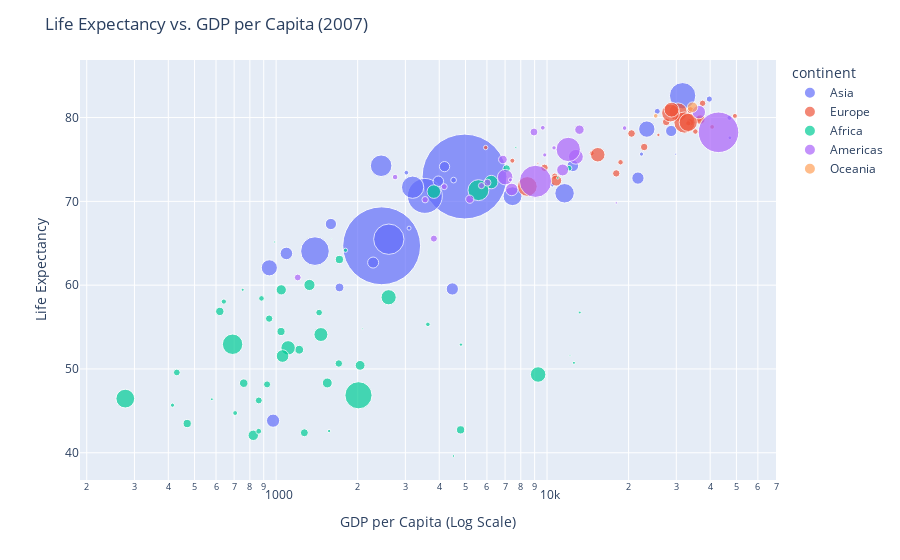

Source (notebook cell):
### Code cell
import plotly.express as px
import pandas as pd

# Plotly includes sample datasets, let's use one about world development
df = px.data.gapminder().query("year==2007")

# Create an interactive scatter plot with one line of code
fig = px.scatter(df, 
                 x="gdpPercap", 
                 y="lifeExp",
                 size="pop",        # Size of the bubble represents population
                 color="continent", # Color represents the continent
                 hover_name="country", # What to show on hover
                 log_x=True,        # Use a logarithmic scale for the x-axis
                 size_max=60)       # Set a max size for the largest bubbles

# Customize the layout
fig.update_layout(
    title="Life Expectancy vs. GDP per Capita (2007)",
    xaxis_title="GDP per Capita (Log Scale)",
    yaxis_title="Life Expectancy"
)

# Show the interactive plot
fig.show()

### Figure 1 — Plotly figure (JSON) as saved in the notebook; plotly's stock layout.template omitted (floating-point values rounded to 4 significant figures)
{"data": [{"hovertemplate": "<b>%{hovertext}</b><br><br>continent=Asia<br>gdpPercap=%{x}<br>lifeExp=%{y}<br>pop=%{marker.size}<extra></extra>", "hovertext": ["Afghanistan", "Bahrain", "Bangladesh", "Cambodia", "China", "Hong Kong, China", "India", "Indonesia", "Iran", "Iraq", "Israel", "Japan", "Jordan", "Korea, Dem. Rep.", "Korea, Rep.", "Kuwait", "Lebanon", "Malaysia", "Mongolia", "Myanmar", "Nepal", "Oman", "Pakistan", "Philippines", "Saudi Arabia", "Singapore", "Sri Lanka", "Syria", "Taiwan", "Thailand", "Vietnam", "West Bank and Gaza", "Yemen, Rep."], "legendgroup": "Asia", "marker": {"color": "#636efa", "size": [31889923, 708573, 150448339, 14131858, 1318683096, 6980412, 1110396331, 223547000, 69453570, 27499638, 6426679, 127467972, 6053193, 23301725, 49044790, 2505559, 3921278, 24821286, 2874127, 47761980, 28901790, 3204897, 169270617, 91077287, 27601038, 4553009, 20378239, 19314747, 23174294, 65068149, 85262356, 4018332, 22211743], "sizemode": "area", "sizeref": 366300.0, "symbol": "circle"}, "mode": "markers", "name": "Asia", "orientation": "v", "showlegend": true, "type": "scatter", "x": [974.6, 29800.0, 1391.0, 1714.0, 4959.0, 39720.0, 2452.0, 3541.0, 11610.0, 4471.0, 25520.0, 31660.0, 4519.0, 1593.0, 23350.0, 47310.0, 10460.0, 12450.0, 3096.0, 944.0, 1091.0, 22320.0, 2606.0, 3190.0, 21650.0, 47140.0, 3970.0, 4185.0, 28720.0, 7458.0, 2442.0, 3025.0, 2281.0], "xaxis": "x", "y": [43.83, 75.64, 64.06, 59.72, 72.96, 82.21, 64.7, 70.65, 70.96, 59.55, 80.75, 82.6, 72.53, 67.3, 78.62, 77.59, 71.99, 74.24, 66.8, 62.07, 63.78, 75.64, 65.48, 71.69, 72.78, 79.97, 72.4, 74.14, 78.4, 70.62, 74.25, 73.42, 62.7], "yaxis": "y"}, {"hovertemplate": "<b>%{hovertext}</b><br><br>continent=Europe<br>gdpPercap=%{x}<br>lifeExp=%{y}<br>pop=%{marker.size}<extra></extra>", "hovertext": ["Albania", "Austria", "Belgium", "Bosnia and Herzegovina", "Bulgaria", "Croatia", "Czech Republic", "Denmark", "Finland", "France", "Germany", "Greece", "Hungary", "Iceland", "Ireland", "Italy", "Montenegro", "Netherlands", "Norway", "Poland", "Portugal", "Romania", "Serbia", "Slovak Republic", "Slovenia", "Spain", "Sweden", "Switzerland", "Turkey", "United Kingdom"], "legendgroup": "Europe", "marker": {"color": "#EF553B", "size": [3600523, 8199783, 10392226, 4552198, 7322858, 4493312, 10228744, 5468120, 5238460, 61083916, 82400996, 10706290, 9956108, 301931, 4109086, 58147733, 684736, 16570613, 4627926, 38518241, 10642836, 22276056, 10150265, 5447502, 2009245, 40448191, 9031088, 7554661, 71158647, 60776238], "sizemode": "area", "sizeref": 366300.0, "symbol": "circle"}, "mode": "markers", "name": "Europe", "orientation": "v", "showlegend": true, "type": "scatter", "x": [5937.0, 36130.0, 33690.0, 7446.0, 10680.0, 14620.0, 22830.0, 35280.0, 33210.0, 30470.0, 32170.0, 27540.0, 18010.0, 36180.0, 40680.0, 28570.0, 9254.0, 36800.0, 49360.0, 15390.0, 20510.0, 10810.0, 9787.0, 18680.0, 25770.0, 28820.0, 33860.0, 37510.0, 8458.0, 33200.0], "xaxis": "x", "y": [76.42, 79.83, 79.44, 74.85, 73.0, 75.75, 76.49, 78.33, 79.31, 80.66, 79.41, 79.48, 73.34, 81.76, 78.89, 80.55, 74.54, 79.76, 80.2, 75.56, 78.1, 72.48, 74.0, 74.66, 77.93, 80.94, 80.88, 81.7, 71.78, 79.42], "yaxis": "y"}, {"hovertemplate": "<b>%{hovertext}</b><br><br>continent=Africa<br>gdpPercap=%{x}<br>lifeExp=%{y}<br>pop=%{marker.size}<extra></extra>", "hovertext": ["Algeria", "Angola", "Benin", "Botswana", "Burkina Faso", "Burundi", "Cameroon", "Central African Republic", "Chad", "Comoros", "Congo, Dem. Rep.", "Congo, Rep.", "Cote d'Ivoire", "Djibouti", "Egypt", "Equatorial Guinea", "Eritrea", "Ethiopia", "Gabon", "Gambia", "Ghana", "Guinea", "Guinea-Bissau", "Kenya", "Lesotho", "Liberia", "Libya", "Madagascar", "Malawi", "Mali", "Mauritania", "Mauritius", "Morocco", "Mozambique", "Namibia", "Niger", "Nigeria", "Reunion", "Rwanda", "Sao Tome and Principe", "Senegal", "Sierra Leone", "Somalia", "South Africa", "Sudan", "Swaziland", "Tanzania", "Togo", "Tunisia", "Uganda", "Zambia", "Zimbabwe"], "legendgroup": "Africa", "marker": {"color": "#00cc96", "size": [33333216, 12420476, 8078314, 1639131, 14326203, 8390505, 17696293, 4369038, 10238807, 710960, 64606759, 3800610, 18013409, 496374, 80264543, 551201, 4906585, 76511887, 1454867, 1688359, 22873338, 9947814, 1472041, 35610177, 2012649, 3193942, 6036914, 19167654, 13327079, 12031795, 3270065, 1250882, 33757175, 19951656, 2055080, 12894865, 135031164, 798094, 8860588, 199579, 12267493, 6144562, 9118773, 43997828, 42292929, 1133066, 38139640, 5701579, 10276158, 29170398, 11746035, 12311143], "sizemode": "area", "sizeref": 366300.0, "symbol": "circle"}, "mode": "markers", "name": "Africa", "orientation": "v", "showlegend": true, "type": "scatter", "x": [6223.0, 4797.0, 1441.0, 12570.0, 1217.0, 430.1, 2042.0, 706.0, 1704.0, 986.1, 277.6, 3633.0, 1545.0, 2082.0, 5581.0, 12150.0, 641.4, 690.8, 13210.0, 752.7, 1328.0, 942.7, 579.2, 1463.0, 1569.0, 414.5, 12060.0, 1045.0, 759.3, 1043.0, 1803.0, 10960.0, 3820.0, 823.7, 4811.0, 619.7, 2014.0, 7670.0, 863.1, 1598.0, 1712.0, 862.5, 926.1, 9270.0, 2602.0, 4513.0, 1107.0, 883.0, 7093.0, 1056.0, 1271.0, 469.7], "xaxis": "x", "y": [72.3, 42.73, 56.73, 50.73, 52.3, 49.58, 50.43, 44.74, 50.65, 65.15, 46.46, 55.32, 48.33, 54.79, 71.34, 51.58, 58.04, 52.95, 56.73, 59.45, 60.02, 56.01, 46.39, 54.11, 42.59, 45.68, 73.95, 59.44, 48.3, 54.47, 64.16, 72.8, 71.16, 42.08, 52.91, 56.87, 46.86, 76.44, 46.24, 65.53, 63.06, 42.57, 48.16, 49.34, 58.56, 39.61, 52.52, 58.42, 73.92, 51.54, 42.38, 43.49], "yaxis": "y"}, {"hovertemplate": "<b>%{hovertext}</b><br><br>continent=Americas<br>gdpPercap=%{x}<br>lifeExp=%{y}<br>pop=%{marker.size}<extra></extra>", "hovertext": ["Argentina", "Bolivia", "Brazil", "Canada", "Chile", "Colombia", "Costa Rica", "Cuba", "Dominican Republic", "Ecuador", "El Salvador", "Guatemala", "Haiti", "Honduras", "Jamaica", "Mexico", "Nicaragua", "Panama", "Paraguay", "Peru", "Puerto Rico", "Trinidad and Tobago", "United States", "Uruguay", "Venezuela"], "legendgroup": "Americas", "marker": {"color": "#ab63fa", "size": [40301927, 9119152, 190010647, 33390141, 16284741, 44227550, 4133884, 11416987, 9319622, 13755680, 6939688, 12572928, 8502814, 7483763, 2780132, 108700891, 5675356, 3242173, 6667147, 28674757, 3942491, 1056608, 301139947, 3447496, 26084662], "sizemode": "area", "sizeref": 366300.0, "symbol": "circle"}, "mode": "markers", "name": "Americas", "orientation": "v", "showlegend": true, "type": "scatter", "x": [12780.0, 3822.0, 9066.0, 36320.0, 13170.0, 7007.0, 9645.0, 8948.0, 6025.0, 6873.0, 5728.0, 5186.0, 1202.0, 3548.0, 7321.0, 11980.0, 2749.0, 9809.0, 4173.0, 7409.0, 19330.0, 18010.0, 42950.0, 10610.0, 11420.0], "xaxis": "x", "y": [75.32, 65.55, 72.39, 80.65, 78.55, 72.89, 78.78, 78.27, 72.23, 74.99, 71.88, 70.26, 60.92, 70.2, 72.57, 76.19, 72.9, 75.54, 71.75, 71.42, 78.75, 69.82, 78.24, 76.38, 73.75], "yaxis": "y"}, {"hovertemplate": "<b>%{hovertext}</b><br><br>continent=Oceania<br>gdpPercap=%{x}<br>lifeExp=%{y}<br>pop=%{marker.size}<extra></extra>", "hovertext": ["Australia", "New Zealand"], "legendgroup": "Oceania", "marker": {"color": "#FFA15A", "size": [20434176, 4115771], "sizemode": "area", "sizeref": 366300.0, "symbol": "circle"}, "mode": "markers", "name": "Oceania", "orientation": "v", "showlegend": true, "type": "scatter", "x": [34440.0, 25190.0], "xaxis": "x", "y": [81.23, 80.2], "yaxis": "y"}], "layout": {"legend": {"itemsizing": "constant", "title": {"text": "continent"}, "tracegroupgap": 0}, "margin": {"t": 60}, "title": {"text": "Life Expectancy vs. GDP per Capita (2007)"}, "xaxis": {"anchor": "y", "domain": [0, 1], "title": {"text": "GDP per Capita (Log Scale)"}, "type": "log"}, "yaxis": {"anchor": "x", "domain": [0, 1], "title": {"text": "Life Expectancy"}}}}
